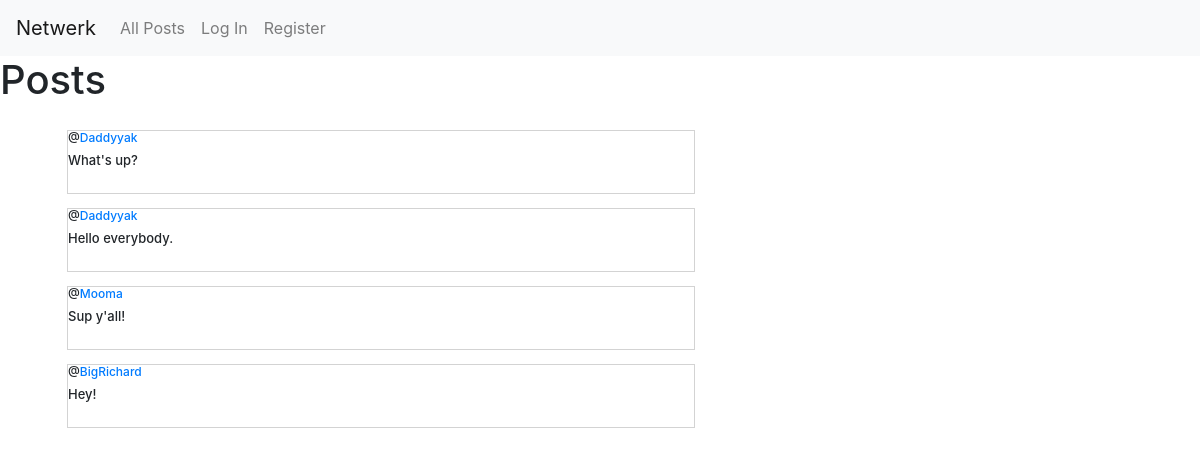
The page / on the database its author committed.
### network/models.py (models this page shows, shortened)
class Post(models.Model):
    user = models.ForeignKey(User, on_delete=models.CASCADE, related_name="author")
    content = models.CharField(max_length=420, null=True, blank=True)
    date = models.DateTimeField(auto_now_add=True)
    likes = models.ManyToManyField(Like, blank=True, related_name="userLikes")

class User(AbstractUser):
    pass

### network/views.py (the view)
# urls.py: path("", views.index, name="index"),
def index(request):
    allPosts = Post.objects.all().order_by("id").reverse()
    paginator = Paginator(allPosts, 10)
    pageNum = request.GET.get('page')
    postsPage = paginator.get_page(pageNum)
    allLiked = Like.objects.all()
    userLiked = []
    try:
        for like in allLiked:
            if like.user.id == request.user.id:
                userLiked.append(like.post.id)
    except:
        userLiked = []
    return render(request, "network/index.html", {
        "allPosts": allPosts,
        "postsPage": postsPage,
        "userLiked": userLiked,
    })

### network/templates/network/index.html (shortened to what this page needs)
{% extends "network/layout.html" %}
{% load static %}
{% block body %}
    <h1>Posts</h1>
    <div class="allPosts mx-5">
        {% for post in allPosts %}
            <div class="row post">
                <h5 class="username">@<a href="{% url 'profile' user_id=post.user.id%}">{{ post.user }}</a></h5>
                <h6 class="content" id="content{{ post.id }}">{{ post.content }}</h6>
            </div>
        {% endfor %}
    </div>
{% endblock %}

### network/templates/network/layout.html (shortened to what this page needs)
{% load static %}
<!DOCTYPE html>
<html lang="en">
    <head>
        <link rel="stylesheet" href="https://stackpath.bootstrapcdn.com/bootstrap/4.4.1/css/bootstrap.min.css">
        <link href="{% static 'network/styles.css' %}/" rel="stylesheet">
    </head>
    <body>
        <nav class="navbar navbar-expand-lg navbar-light bg-light">
            <a class="navbar-brand" href="{% url 'index' %}">Netwerk</a>
            <div>
              <ul class="navbar-nav mr-auto">
                <li class="nav-item">
                  <a class="nav-link" href="{% url 'index' %}">All Posts</a>
                </li>
                {% if user.is_authenticated %}
                    <li class="nav-item">
                        <a class="nav-link" id="following" href="{% url 'following' %}">Following</a>
                    </li>
                    <li class="nav-item">
                        <a class="nav-link" href="{% url 'logout' %}">Log Out</a>
                    </li>
                {% else %}
                    <li class="nav-item">
                        <a class="nav-link" id="login" href="{% url 'login' %}">Log In</a>
                    </li>
                    <li class="nav-item">
                        <a class="nav-link" href="{% url 'register' %}">Register</a>
                    </li>
                {% endif %}
              </ul>
            </div>
          </nav>
        <div class="body">
            {% block body %}
            {% endblock %}
        </div>
    </body>
</html>

### network/static/network/styles.css (style rules this page uses)
.allPosts { display: flex; flex-direction: column; justify-content: flex-start; max-width: 666px; box-sizing: border-box; margin: 19px; }
.post { border: 0.1px solid lightgray; display: flex; flex-direction: column; justify-content: center; max-width: 666px; box-sizing: border-box; margin: 7px 19px; }
.content { font-size: 13px; }
.username { font-size: 12px; }

### rows shown on the page
Post: user "Daddyyak", content "What's up?"
Post: user "Daddyyak", content "Hello everybody."
Post: user "Mooma", content "Sup y'all!"
Post: user "BigRichard", content "Hey!"
